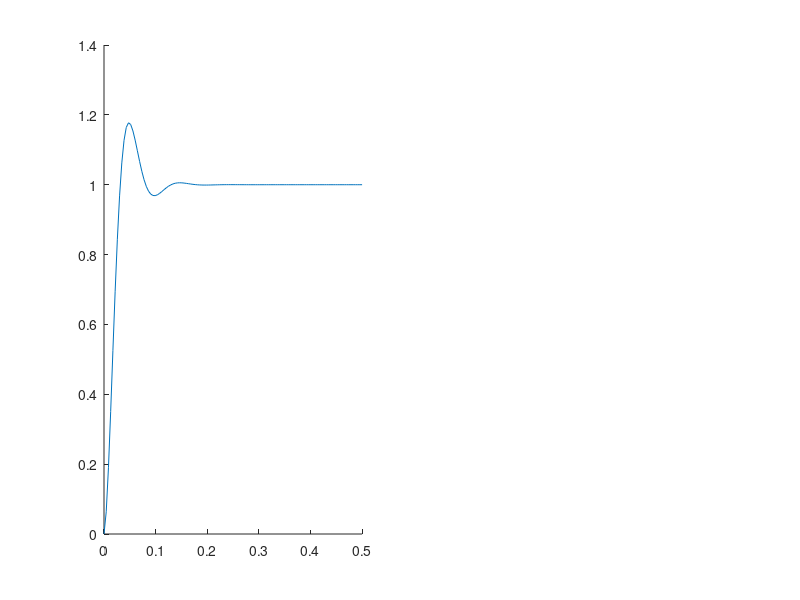

Here is the MATLAB script that generated this plot: (Note: this script raises an error after producing the figure.)
%% Controlador PD

%% 
clear, clc, clf
%% Controlador PD

% Definición de planta
K = 2652.28;
p = 64.986;
planta = tf(K, [1 p 0]);

% b2 = 0.5;
% amort = [0.3 0.707 1 2];
% wn = p/b2./amort;
% Kp = wn.^2 / sqrt(K);

%% VARIANDO TAU_D, MANTENIENDO KP
% VALORES ESTABLES  
Kp = 2;
tau_d = [0.0010 0.0127911276793297 0.1 0.3 1]; % diferentes valores de tau_d para análisis
Mp = zeros(1, length(tau_d)+1);
tp = zeros(1, length(tau_d)+1);
tr = zeros(1, length(tau_d)+1);
ts = zeros(1, length(tau_d)+1);
ceros = zeros(1,length(tau_d)+1); % 1 cero
poles = zeros(2,length(tau_d)+1); % 2 polos
gain = zeros(1,length(tau_d)+1);
figure('Name','\tau_d variation PD','NumberTitle','off');
for i = 1:length(tau_d)
    num = [Kp*K*tau_d(i) Kp*K];
    denom = [1 p+Kp*K*tau_d(i) Kp*K];
    
    H = tf(num, denom);
    [y,t] = step(H,0.5);
    subplot(3,2,[1,3,5]);
    hold on
    plot(t,y, 'DisplayName', sprintf('kp=%.3f, tau_d=%.2f', Kp, tau_d(i)));
    [ceros(:,i),poles(:,i),gain(:,i)] = tf2zp(num, denom);

    tr(i) = stepinfo(H).RiseTime;
    ts(i) = stepinfo(H).SettlingTime;
    Mp(i) = stepinfo(H).Peak;
    tp(i) = stepinfo(H).PeakTime;

end

legend show;
yline(1,'--')
yline(1.02,':','Color','m')
yline(0.98,':','Color','m')
hold off     
for i = 1:length(tau_d)
    subplot(length(tau_d),2,i*2);
    zplane(ceros(i),poles(:,i));
    title(sprintf("Pole-Zero Plot for tau_d=%.2f", tau_d(i)))
end

errPermRampa1 = p/K/Kp;

%% VARIANDO Kp, MANTENIENDO TAU_D
% VALORES ESTABLES
Kp = [0.01 0.05 0.5 15];
tau_d = 0.1; % diferentes valores de tau_d para análisis
Mp = zeros(1, length(Kp));
tp = zeros(1, length(Kp)+1);
tr = zeros(1, length(Kp)+1);
ts = zeros(1, length(Kp)+1);
ceros = zeros(1,length(Kp)+1); % 1 cero
poles = zeros(2,length(Kp)+1); % 2 polos
gain = zeros(1,length(Kp)+1);
figure('Name','Kp variation PD','NumberTitle','off');
for i = 1:length(Kp)
    num = [Kp(i)*K*tau_d Kp(i)*K];
    denom = [1 p+Kp(i)*K*tau_d Kp(i)*K];
    
    H = tf(num, denom);
    [y,t] = step(H,8);
    subplot(length(Kp),2,[1,3,5]);
    hold on
    plot(t,y, 'DisplayName', sprintf('kp=%.3f, tau_d=%.2f', Kp(i), tau_d));
    [ceros(:,i),poles(:,i),gain(:,i)] = tf2zp(num, denom);

    tr(i) = stepinfo(H).RiseTime;
    ts(i) = stepinfo(H).SettlingTime;
    Mp(i) = stepinfo(H).Peak;
    tp(i) = stepinfo(H).PeakTime;
    
end

legend show;
yline(1,'--')
yline(1.02,':','Color','m')
yline(0.98,':','Color','m')
hold off     
for i = 1:length(Kp)
    subplot(length(Kp),2,i*2);
    zplane(ceros(i),poles(:,i));
    title(sprintf("Pole-Zero Plot for Kp=%.2f", Kp(i)))
end

errPermRampa1 = p/K./Kp;


%% Controlador P-D

%% VARIANDO TAU_D, MANTENIENDO KP
% VALORES ESTABLES  
Kp = 2;
tau_d = [0.001 0.0127911276793297 0.0462 0.3]; % diferentes valores de tau_d para análisis
Mp = zeros(1, length(tau_d)+1);
tp = zeros(1, length(tau_d)+1);
tr = zeros(1, length(tau_d)+1);
ts = zeros(1, length(tau_d)+1);
ceros = 0; % 1 cero
poles = zeros(2,length(tau_d)+1); % 2 polos
gain = zeros(1,length(tau_d)+1);
figure('Name','\tau_d variation P-D','NumberTitle','off');
for i = 1:length(tau_d)
    num = Kp*K;
    denom = [1 p+Kp*K*tau_d(i) Kp*K];
    
    H = tf(num, denom);
    [y,t] = step(H,0.5);
    subplot(3,2,[1,3,5]);
    hold on
    plot(t,y, 'DisplayName', sprintf('kp=%.3f, tau_d=%.2f', Kp, tau_d(i)));
    [~, poles(:,i),gain(:,i)] = tf2zp(num, denom);

    tr(i) = stepinfo(H).RiseTime;
    ts(i) = stepinfo(H).SettlingTime;
    Mp(i) = stepinfo(H).Peak;
    tp(i) = stepinfo(H).PeakTime;

end

legend show;
yline(1,'--')
yline(1.02,':','Color','m')
yline(0.98,':','Color','m')
hold off     
for i = 1:length(tau_d)
    subplot(length(tau_d),2,i*2);
    zplane(ceros,poles(:,i));
    title(sprintf("Pole-Zero Plot for tau_d=%.2f", tau_d(i)))
end

errPermRampa2 = (p+Kp*K.*tau_d)/K/Kp;


%% VARIANDO KP, MANTENIENDO TAU_D
% VALORES ESTABLES  
Kp = [0.8 5 10];
tau_d = 0.1; % diferentes valores de tau_d para análisis
Mp = zeros(1, length(tau_d)+1);
tp = zeros(1, length(tau_d)+1);
tr = zeros(1, length(tau_d)+1);
ts = zeros(1, length(tau_d)+1);
ceros = 0; % 1 cero
poles = zeros(2,length(tau_d)+1); % 2 polos
gain = zeros(1,length(tau_d)+1);
figure('Name','Kp variation P-D','NumberTitle','off');
for i = 1:length(Kp)
    num = Kp(i)*K;
    denom = [1 p+Kp(i)*K*tau_d Kp(i)*K];
    
    H = tf(num, denom);
    [y,t] = step(H,2);
    subplot(3,2,[1,3,5]);
    hold on
    plot(t,y, 'DisplayName', sprintf('kp=%.3f, tau_d=%.2f', Kp(i), tau_d));
    [~, poles(:,i),gain(:,i)] = tf2zp(num, denom);

    tr(i) = stepinfo(H).RiseTime;
    ts(i) = stepinfo(H).SettlingTime;
    Mp(i) = stepinfo(H).Peak;
    tp(i) = stepinfo(H).PeakTime;

end

legend show;
yline(1,'--')
yline(1.02,':','Color','m')
yline(0.98,':','Color','m')
hold off     
for i = 1:length(Kp)
    subplot(length(Kp),2,i*2);
    zplane(ceros,poles(:,i));
    title(sprintf("Pole-Zero Plot for Kp=%.2f", Kp(i)))
end

errPermRampa2 = (p+Kp*K*tau_d)/K./Kp;

